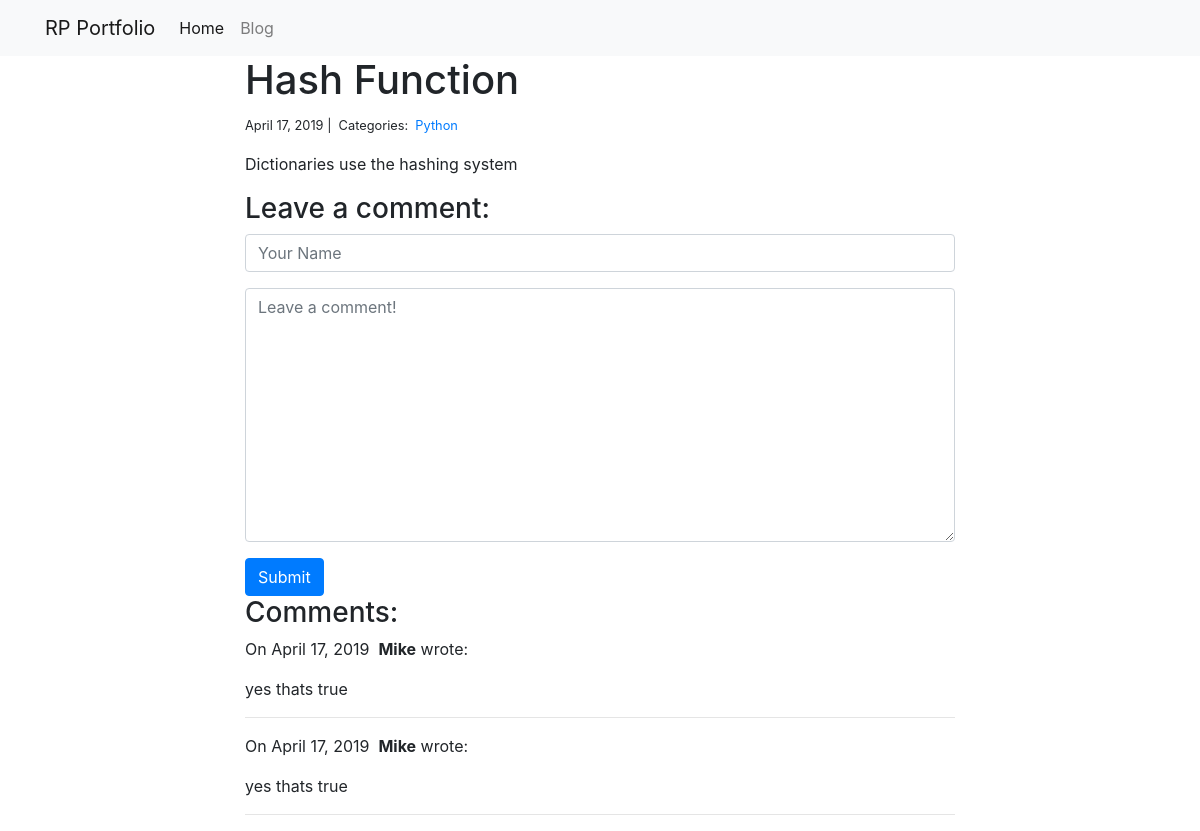
Page /blog/1/ on the committed database.
### blog/models.py (models this page shows)
class Post(models.Model):
    title = models.CharField(max_length=255)
    body = models.TextField()
    created_on = models.DateTimeField(auto_now_add=True)
    last_modified = models.DateTimeField(auto_now=True)
    categories = models.ManyToManyField("Category", related_name="posts")

class Category(models.Model):
    name = models.CharField(max_length=20)

class Comment(models.Model):
    author = models.CharField(max_length=60)
    body = models.TextField()
    created_on = models.DateTimeField(auto_now_add=True)
    post = models.ForeignKey("Post", on_delete=models.CASCADE)

### blog/views.py (the view, shortened to what this page needs)
# urls.py: path("<int:pk>/", views.blog_detail, name="blog_detail"),
def blog_detail(request, pk):
    post = Post.objects.get(pk=pk)
    comments = Comment.objects.filter(post=post)
    form = CommentForm()
    context = {"post": post, "comments": comments, "form": form}
    return render(request, "blog_detail.html", context)

### blog/forms.py
class CommentForm(forms.Form):
    author = forms.CharField(
        max_length=60,
        widget=forms.TextInput(
            attrs={"class": "form-control", "placeholder": "Your Name"}
        ),
    )
    body = forms.CharField(
        widget=forms.Textarea(
            attrs={"class": "form-control", "placeholder": "Leave a comment!"}
        )
    )

### blog/templates/blog_detail.html (shortened to what this page needs)
{% extends "base.html" %}
{% block page_content %}
<div class="col-md-8 offset-md-2">
    <h1>{{ post.title }}</h1>
    <small>
        {{ post.created_on.date }} |&nbsp;
        Categories:&nbsp;
        {% for category in post.categories.all %}
        <a href="{% url 'blog_category' category.name %}">
            {{ category.name }}
        </a>&nbsp;
        {% endfor %}
    </small>
    <p>{{ post.body | linebreaks }}</p>
    <h3>Leave a comment:</h3>
    <form action="/blog/{{ post.pk }}/" method="post">
        <div class="form-group">
            {{ form.author }}
        </div>
        <div class="form-group">
            {{ form.body }}
        </div>
        <button type="submit" class="btn btn-primary">Submit</button>
    </form>
    <h3>Comments:</h3>
    {% for comment in comments %}
    <p>
        On {{comment.created_on.date }}&nbsp;
        <b>{{ comment.author }}</b> wrote:
    </p>
    <p>{{ comment.body }}</p>
    <hr>
    {% endfor %}
</div>
{% endblock %}

### rows in the picture
Post: title "Hash Function", created_on "April 17, 2019", body "Dictionaries use the hashing system"
Category: name "Python"
Comment: created_on "April 17, 2019", author "Mike", body "yes thats true"
Comment: created_on "April 17, 2019", author "Mike", body "yes thats true"
